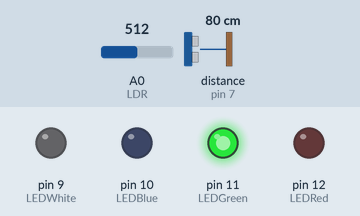
Bench run of a sketch on a simulated Arduino Uno, built with avr-gcc and run on an emulated ATmega328P. Shown: output pins drawn as LEDs (lit = HIGH). Wiring (inferred from the names in the program): ultrasonic range finder: trigger pin 6; echo pin 7. Inputs (shaded band) come from the test bench; at power-on: A0 (LDR) = 512, distance to the obstacle (sensor on pin 7) 80 cm. The echo pulse lasts 58.3 µs per cm; pins used as bus, display or sensor lines are not drawn.

Above: at 8.4 s.
8.5 s: A0 (LDR) set to 893
10.0 s: A0 (LDR) set to 910
At 10.8 s:
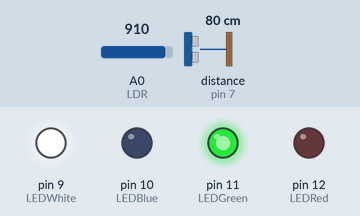
11.5 s: distance to the obstacle (sensor on pin 7) set to 71 cm
At 12.1 s:
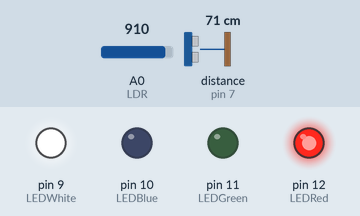
13.0 s: distance to the obstacle (sensor on pin 7) set to 120 cm
At 14.2 s:
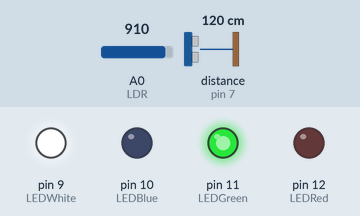
14.5 s: distance to the obstacle (sensor on pin 7) set to 2 cm
At 15.5 s:
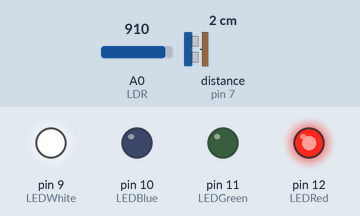
Timing chart, 0 to 17.0 s (numbered marks = the images above; inputs shaded):
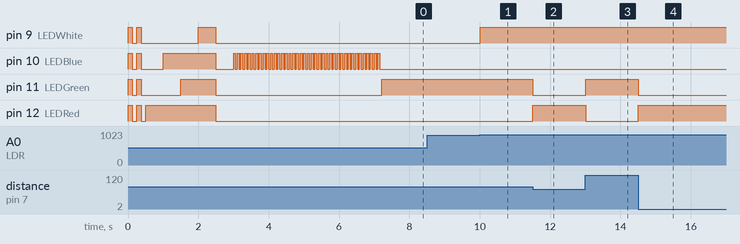

The sketch:

Obstruction_checker.ino
```cpp
/*
 * Automatic Break system (Done)
 * Automatic Headlight (Done)
 *
 */

/*
 * AIM : To make a program that will calculate the distance from wall, then change LED state when anything passes
 */

const int LEDBlue = 10,LEDRed = 12,LEDGreen = 11,LEDWhite = 9;
const int USTrig = 6 , USEcho = 7;
const int LDR = 0;
/*
 * Blue light is to show Calculation in process
 * Red light is to show no need to apply brake
 * Green ligh is to show , press brake
 */

double duration , distance, WallDistance = 0;
long int num = 0; //number of observations
void on();
void setup() {
  // put your setup code here, to run once:
  pinMode(LEDBlue , OUTPUT);
  pinMode(LEDRed , OUTPUT);
  pinMode(LEDGreen , OUTPUT);
  pinMode(LEDWhite , OUTPUT);
  pinMode(USEcho , INPUT);
  pinMode(USTrig , OUTPUT);
  //Serial.begin(9600);
  on();

  //calculate the distance from wall
  /*
   * 1) Take readings
   * 2) Take average
   * 3) WallDistance is calculated
   */
  for (int i = 1 ; i <= 40 ; i++)
  {
    digitalWrite(LEDBlue , HIGH);
    digitalWrite(USTrig , LOW);
    delayMicroseconds(2);
    digitalWrite(USTrig , HIGH);
    delayMicroseconds(10);
    digitalWrite(USTrig , LOW);

    duration = pulseIn (USEcho , HIGH);
    distance = duration / 58; //in cm
    WallDistance += distance; //We'll take AVG reading at the end
    num++;
    delay(50);
    digitalWrite(LEDBlue,LOW);
    delay(50);

    //Serial.println(distance);

  }
  WallDistance /= num;
  WallDistance -= 5;
  //Serial.print(WallDistance);
  //Serial.println(" Is the final distance");
}


void loop() {
  // put your main code here, to run repeatedly:

  //Ultrasonic Meter
  digitalWrite(USTrig , LOW);
  delayMicroseconds(2);
  digitalWrite(USTrig , HIGH);
  delayMicroseconds(10);
  digitalWrite(USTrig , LOW);

  duration = pulseIn(USEcho , HIGH);
  distance = duration / 58;

  if (distance < WallDistance)  //Obstacle found
  {
    digitalWrite(LEDRed , HIGH); //Apply brakes
    digitalWrite(LEDGreen , LOW);
  }
  else
  {
    digitalWrite(LEDGreen , HIGH);
    digitalWrite(LEDRed , LOW);
  }
  if (analogRead(LDR) >= 900)
  {
    digitalWrite(LEDWhite , HIGH);
  }
  else
  {
    digitalWrite(LEDWhite , LOW);
  }
  delay(5);
}

void on()
{
  //show off setup
  for (int i = 1; i<= 2 ;i++)
  {
    digitalWrite(LEDBlue , HIGH);
    digitalWrite(LEDGreen , HIGH);
    digitalWrite(LEDRed , HIGH);
    digitalWrite(LEDWhite , HIGH);
    delay(125);
    digitalWrite(LEDBlue , LOW);
    digitalWrite(LEDGreen , LOW);
    digitalWrite(LEDRed , LOW);
    digitalWrite(LEDWhite , LOW);
    delay(125);
  }
  digitalWrite(LEDRed , HIGH);
  delay(500);
  digitalWrite(LEDBlue , HIGH);
  delay(500);
  digitalWrite(LEDGreen , HIGH);
  delay(500);
  digitalWrite(LEDWhite , HIGH);
  delay(500);
  digitalWrite(LEDBlue , LOW);
  digitalWrite(LEDGreen , LOW);
  digitalWrite(LEDRed , LOW);
  digitalWrite(LEDWhite , LOW);
  delay(500);
  //Enough show off
}
```

Measured:
- the behaviour switches between 899 and 900 on A0 (LDR) (found by bisection; images 0 and 1)
- the behaviour switches between 76 and 75 cm on distance to the obstacle (sensor on pin 7) (found by bisection; images 1 and 2)
- after the input at 8.5 s, every drawn part: stays the same
- after the input at 10.0 s, pin 9 (LEDWhite): LOW → HIGH at once
- after the input at 11.5 s, pin 11 (LEDGreen): HIGH → LOW at once; pin 12 (LEDRed): LOW → HIGH at once
- after the input at 13.0 s, pin 11 (LEDGreen): LOW → HIGH at once; pin 12 (LEDRed): HIGH → LOW at once
- after the input at 14.5 s, pin 11 (LEDGreen): HIGH → LOW at once; pin 12 (LEDRed): LOW → HIGH at once
